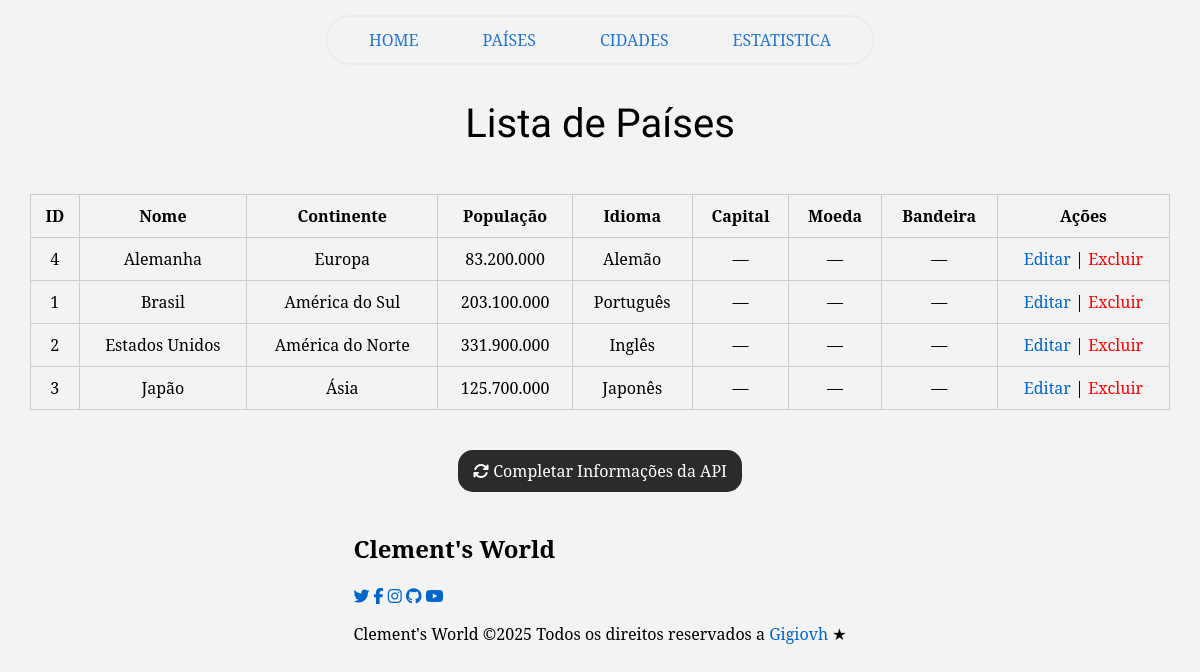
Page /pais/listar.php on the committed database.
### tables this page shows
CREATE TABLE tb_pais(
id_pais INT AUTO_INCREMENT PRIMARY  KEY,
nome VARCHAR(120) NOT NULL,
continente VARCHAR(160) NOT NULL,
populacao FLOAT NOT NULL,
idioma VARCHAR(60) NOT NULL
);

### src/pais/listar.php (the view, shortened to what this page needs)
<?php include("../conexao.php");
?>
<!DOCTYPE html>
<html lang="pt-br">
<head>
    <link rel="stylesheet" href="../style.css">
    <link rel="stylesheet" href="https://cdnjs.cloudflare.com/ajax/libs/font-awesome/6.6.0/css/all.min.css">
</head>
<body>
    <nav class="test">
        <ul>
            <li><a href="../index.php">Home</a></li>
            <li>
                <a href="listar.php">Países</a>
            </li>
            <li>
                <a href="../cidade/listar_cidade.php">Cidades</a>
            </li>
            <li><a href="estatistica.php">Estatistica</a></li>
        </ul>
    </nav>
    <h1 style="margin-top: 100px;">Lista de Países</h1>
    <table>
        <tr>
            <th>ID</th>
            <th>Nome</th>
            <th>Continente</th>
            <th>População</th>
            <th>Idioma</th>
            <th>Capital</th>
            <th>Moeda</th>
            <th>Bandeira</th>
            <th>Ações</th>
        </tr>
        <?php
$result = $conn->query("SELECT * FROM tb_pais ORDER BY nome");
if ($result && $result->num_rows > 0) {
    while ($row = $result->fetch_assoc()) {
        $bandeira = (!empty($row['bandeira']))
            ? "<img src='" . htmlspecialchars($row['bandeira'], ENT_QUOTES) . "' width='40' alt='Bandeira'>"
            : "—";
        $capital = !empty($row['capital']) ? $row['capital'] : '—';
        $moeda = !empty($row['moeda']) ? $row['moeda'] : '—';
        echo "<tr>
                <td>{$row['id_pais']}</td>
                <td>{$row['nome']}</td>
                <td>{$row['continente']}</td>
                <td>" . number_format($row['populacao'], 0, ',', '.') . "</td>
                <td>{$row['idioma']}</td>
                <td>{$capital}</td>
                <td>{$moeda}</td>
                <td>{$bandeira}</td>
                <td>
                    <a href='editar.php?id={$row['id_pais']}'>Editar</a> |
                    <a href='excluir.php?id={$row['id_pais']}' onclick='return confirm(\"Tem certeza?\")'>
                        <span style='color:red;'>Excluir</span>
                    </a>
                </td>
              </tr>";
    }
} else {
    echo "<tr><td colspan='9' style='text-align: center;'>Nenhum país encontrado.</td></tr>";
}
?>
    </table>
    <div style="margin: 20px 0;">
        <a href="listar.php?completar=true" onclick="return confirm('Esta ação buscará capital, moeda e bandeira para os países. Deseja continuar?')"
           style="background: #2b2b2bff; color: white; padding: 10px 15px; text-decoration: none; border-radius: 15px; display: inline-block;">
            <i class="fas fa-sync-alt"></i> Completar Informações da API
        </a>
    </div>
    <footer class="footer">
        <h2 class="footer-logo">Clement's World</h2>
        <div class="footer-social">
            <a href="https://twitter.com" target="_blank"><i class="fab fa-twitter"></i></a>
            <a href="https://facebook.com" target="_blank"><i class="fab fa-facebook-f"></i></a>
            <a href="https://instagram.com" target="_blank"><i class="fab fa-instagram"></i></a>
            <a href="https://github.com/Gigiovh" target="_blank"><i class="fab fa-github"></i></a>
            <a href="https://youtube.com" target="_blank"><i class="fab fa-youtube"></i></a>
        </div>
        <p class="footer-copy">
            Clement's World ©2025 Todos os direitos reservados a <a href="https://github.com/Gigiovh">Gigiovh</a>
            <span class="heart">★</span>
        </p>
    </footer>
</body>
</html>

### src/style.css (style rules this page uses)
:root { --brand-color: hsl(46, 100%, 50%); --black: hsl(0, 0%, 0%); --white: hsl(0, 0%, 100%); --font-title: "Montserrat", sans-serif; --font-text: "Lato", sans-serif; }
*, *::before, *::after { box-sizing: border-box; }
body { font-family: Arial, sans-serif; background-color: #f3f3f3; margin: 0; padding: 0; display: flex; flex-direction: column; align-items: center; }
body, p, h2, h3, h4, h5, h6, li, a, td, th, input, select, button, label { font-family: "Noto Serif", serif; font-optical-sizing: auto; font-style: normal; font-variation-settings: "wdth" 100; }
h1 { text-align: center; font-family: "Caprasimo", serif; font-weight: 200; font-size: 40px; }
table { margin: 20px auto; border-collapse: collapse; width: 95%; min-width: 600px; }
table, th, td { border: 1px solid #ccc; }
th, td { padding: 10px; text-align: center; }
a { text-decoration: none; color: #0066cc; display: inline-block; transition: transform 0.2s ease, color 0.2s ease; }
nav { position: fixed; top: 15px; left: 50%; transform: translateX(-50%); display: inline-block; border: 2px solid #EBECF1; border-radius: 30px; animation: slide-in 1s ease-out; }
ul { position: relative; display: flex; flex: 1 1 auto; margin: 0; padding: 0 30px; list-style-type: none; }
li:not(:last-child) { margin-right: 40px; }
li { border: 2px solid transparent; border-radius: 5px; padding: 10px; transition: background 0.2s; }
li a { color: #2375D8; text-decoration: none; text-transform: uppercase; transition: color 0.2s; }

### rows in the picture
tb_pais: id_pais "4", nome "Alemanha", continente "Europa", populacao "83.200.000", idioma "Alemão", capital "—", moeda "—"
tb_pais: id_pais "1", nome "Brasil", continente "América do Sul", populacao "203.100.000", idioma "Português", capital "—", moeda "—"
tb_pais: id_pais "2", nome "Estados Unidos", continente "América do Norte", populacao "331.900.000", idioma "Inglês", capital "—", moeda "—"
tb_pais: id_pais "3", nome "Japão", continente "Ásia", populacao "125.700.000", idioma "Japonês", capital "—", moeda "—"
